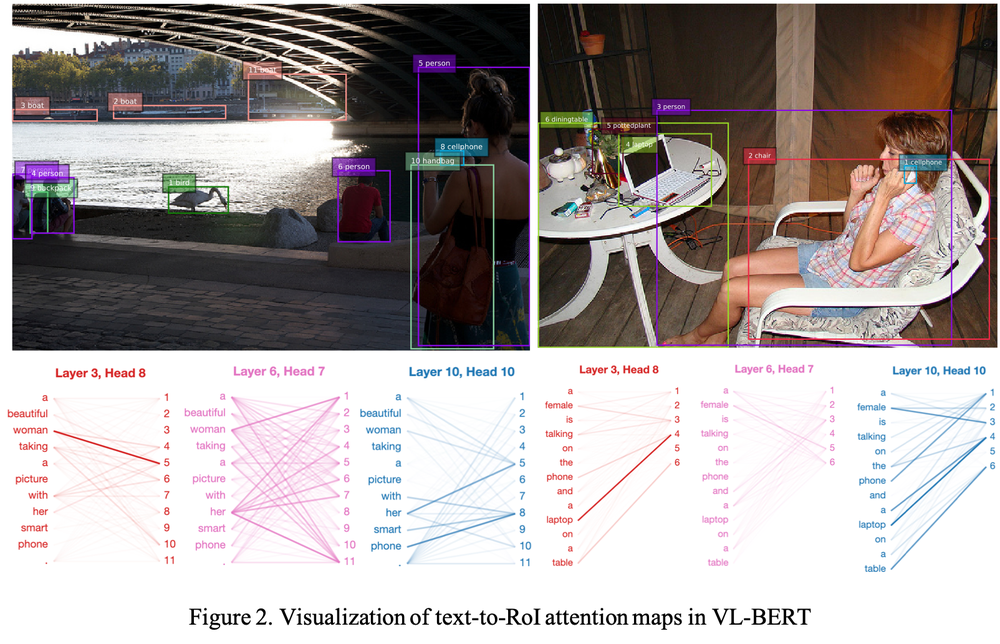
#> input picture VLModels/VLBERT/figs/attention_viz.png, 1000 x 644 px, shrunk from 1604 x 1033 before the run
$ python check_valid.py ../../../figs/attention_viz.png
#> lines starting #> are read from the running program, lines starting #| are printed output that depends on the picture
import sys
from PIL import Image

import warnings

warnings.filterwarnings("ignore", "(Possibly )?corrupt EXIF rawdata", UserWarning)

try:
    im = Image.open(sys.argv[1]).convert('RGB')
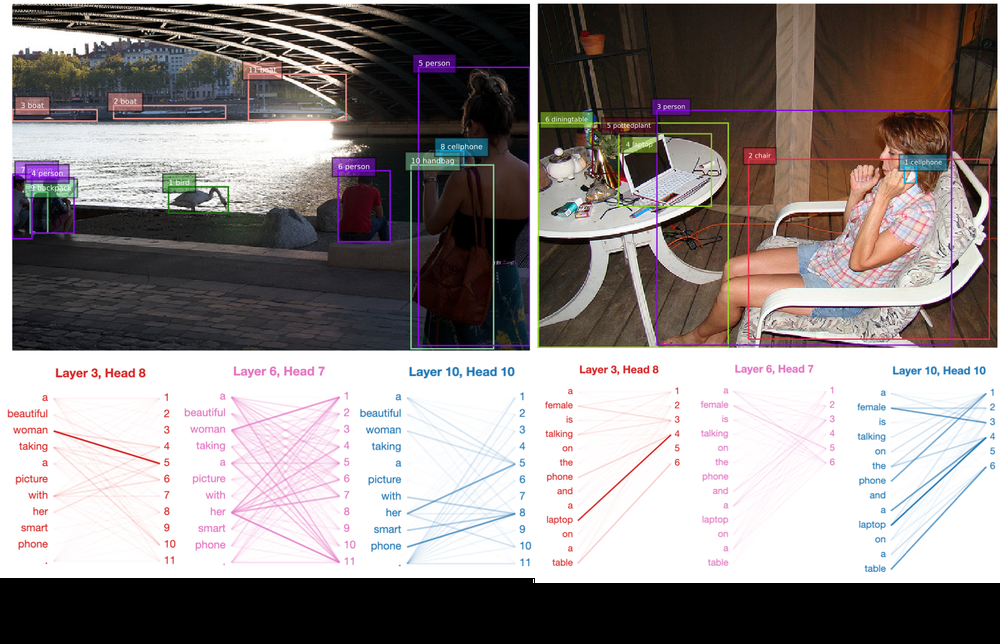
#> im: PIL image 1000x644 RGB; mean R, G, B 144, 136.5, 135.8
    # remove images with too small or too large size
    if (im.size[0] < 10 or im.size[1] < 10 or im.size[0] > 10000 or im.size[1] > 10000):
        raise Exception('')
except:
    print(sys.argv[1])
